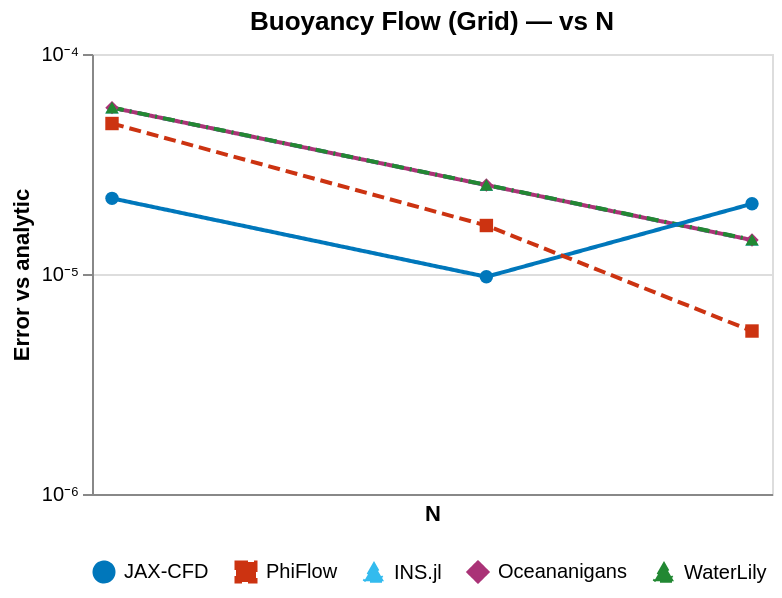

Write the Vega-Lite specification saved for this chart.
### Vega-Lite specification from a JSON file in a GitHub repository (floating-point values rounded to 4 significant figures)
{"config": {"view": {"continuousWidth": 300, "continuousHeight": 300}}, "layer": [{"mark": {"type": "line", "strokeWidth": 2}, "encoding": {"color": {"field": "solver", "legend": {"columns": 6, "direction": "horizontal", "orient": "bottom", "title": null}, "scale": {"domain": ["JAX-CFD", "PhiFlow", "INS.jl", "Oceananigans", "WaterLily"], "range": ["#0077BB", "#CC3311", "#33BBEE", "#AA3377", "#228833"]}, "sort": ["JAX-CFD", "PhiFlow", "INS.jl", "Oceananigans", "WaterLily"], "type": "nominal"}, "opacity": {"condition": {"param": "param_a00d736934838374", "value": 1.0}, "value": 0.12}, "strokeDash": {"field": "solver", "legend": null, "scale": {"domain": ["JAX-CFD", "PhiFlow", "INS.jl", "Oceananigans", "WaterLily"], "range": [[1, 0], [6, 3], [6, 3, 1, 3], [1, 0], [6, 3, 1, 3]]}, "type": "nominal"}, "tooltip": [{"field": "solver", "type": "nominal"}, {"field": "x", "format": ".4g", "title": "N", "type": "quantitative"}, {"field": "value", "format": ".4e", "title": "error", "type": "quantitative"}], "x": {"axis": {"labelExpr": "datum.value == 1e-16 ? '10⁻¹⁶' : datum.value == 1e-15 ? '10⁻¹⁵' : datum.value == 1e-14 ? '10⁻¹⁴' : datum.value == 1e-13 ? '10⁻¹³' : datum.value == 1e-12 ? '10⁻¹²' : datum.value == 1e-11 ? '10⁻¹¹' : datum.value == 1e-10 ? '10⁻¹⁰' : datum.value == 1e-09 ? '10⁻⁹' : datum.value == 1e-08 ? '10⁻⁸' : datum.value == 1e-07 ? '10⁻⁷' : datum.value == 1e-06 ? '10⁻⁶' : datum.value == 1e-05 ? '10⁻⁵' : datum.value == 0.0001 ? '10⁻⁴' : datum.value == 0.001 ? '10⁻³' : datum.value == 0.01 ? '10⁻²' : datum.value == 0.1 ? '10⁻¹' : datum.value == 1.0 ? '10⁰' : datum.value == 10.0 ? '10¹' : datum.value == 100.0 ? '10²' : datum.value == 1000.0 ? '10³' : datum.value == 10000.0 ? '10⁴' : datum.value == 100000.0 ? '10⁵' : datum.value == 1000000.0 ? '10⁶' : datum.value == 10000000.0 ? '10⁷' : datum.value == 100000000.0 ? '10⁸' : ''", "title": "N", "values": [1e-16, 1e-15, 1e-14, 1e-13, 1e-12, 1e-11, 1e-10, 1e-09, 1e-08, 1e-07, 1e-06, 1e-05, 0.0001, 0.001, 0.01, 0.1, 1.0, 10.0, 100.0, 1000.0, 10000.0, 100000.0, 1000000.0, 10000000.0, 100000000.0]}, "field": "x", "scale": {"nice": false, "padding": 10, "type": "log"}, "type": "quantitative"}, "y": {"axis": {"labelExpr": "datum.value == 1e-16 ? '10⁻¹⁶' : datum.value == 1e-15 ? '10⁻¹⁵' : datum.value == 1e-14 ? '10⁻¹⁴' : datum.value == 1e-13 ? '10⁻¹³' : datum.value == 1e-12 ? '10⁻¹²' : datum.value == 1e-11 ? '10⁻¹¹' : datum.value == 1e-10 ? '10⁻¹⁰' : datum.value == 1e-09 ? '10⁻⁹' : datum.value == 1e-08 ? '10⁻⁸' : datum.value == 1e-07 ? '10⁻⁷' : datum.value == 1e-06 ? '10⁻⁶' : datum.value == 1e-05 ? '10⁻⁵' : datum.value == 0.0001 ? '10⁻⁴' : datum.value == 0.001 ? '10⁻³' : datum.value == 0.01 ? '10⁻²' : datum.value == 0.1 ? '10⁻¹' : datum.value == 1.0 ? '10⁰' : datum.value == 10.0 ? '10¹' : datum.value == 100.0 ? '10²' : datum.value == 1000.0 ? '10³' : datum.value == 10000.0 ? '10⁴' : datum.value == 100000.0 ? '10⁵' : datum.value == 1000000.0 ? '10⁶' : datum.value == 10000000.0 ? '10⁷' : datum.value == 100000000.0 ? '10⁸' : ''", "title": "Error vs analytic", "values": [1e-16, 1e-15, 1e-14, 1e-13, 1e-12, 1e-11, 1e-10, 1e-09, 1e-08, 1e-07, 1e-06, 1e-05, 0.0001, 0.001, 0.01, 0.1, 1.0, 10.0, 100.0, 1000.0, 10000.0, 100000.0, 1000000.0, 10000000.0, 100000000.0]}, "field": "value", "scale": {"type": "log"}, "type": "quantitative"}}, "name": "view_43d7167f9bb43f33_0"}, {"mark": {"type": "point", "filled": true, "size": 45}, "encoding": {"color": {"field": "solver", "legend": {"columns": 6, "direction": "horizontal", "orient": "bottom", "title": null}, "scale": {"domain": ["JAX-CFD", "PhiFlow", "INS.jl", "Oceananigans", "WaterLily"], "range": ["#0077BB", "#CC3311", "#33BBEE", "#AA3377", "#228833"]}, "sort": ["JAX-CFD", "PhiFlow", "INS.jl", "Oceananigans", "WaterLily"], "type": "nominal"}, "opacity": {"condition": {"param": "param_a00d736934838374", "value": 1.0}, "value": 0.12}, "shape": {"field": "solver", "legend": null, "scale": {"domain": ["JAX-CFD", "PhiFlow", "INS.jl", "Oceananigans", "WaterLily"], "range": ["circle", "square", "triangle-up", "diamond", "triangle-up"]}, "type": "nominal"}, "tooltip": [{"field": "solver", "type": "nominal"}, {"field": "x", "format": ".4g", "title": "N", "type": "quantitative"}, {"field": "value", "format": ".4e", "title": "error", "type": "quantitative"}], "x": {"axis": {"labelExpr": "datum.value == 1e-16 ? '10⁻¹⁶' : datum.value == 1e-15 ? '10⁻¹⁵' : datum.value == 1e-14 ? '10⁻¹⁴' : datum.value == 1e-13 ? '10⁻¹³' : datum.value == 1e-12 ? '10⁻¹²' : datum.value == 1e-11 ? '10⁻¹¹' : datum.value == 1e-10 ? '10⁻¹⁰' : datum.value == 1e-09 ? '10⁻⁹' : datum.value == 1e-08 ? '10⁻⁸' : datum.value == 1e-07 ? '10⁻⁷' : datum.value == 1e-06 ? '10⁻⁶' : datum.value == 1e-05 ? '10⁻⁵' : datum.value == 0.0001 ? '10⁻⁴' : datum.value == 0.001 ? '10⁻³' : datum.value == 0.01 ? '10⁻²' : datum.value == 0.1 ? '10⁻¹' : datum.value == 1.0 ? '10⁰' : datum.value == 10.0 ? '10¹' : datum.value == 100.0 ? '10²' : datum.value == 1000.0 ? '10³' : datum.value == 10000.0 ? '10⁴' : datum.value == 100000.0 ? '10⁵' : datum.value == 1000000.0 ? '10⁶' : datum.value == 10000000.0 ? '10⁷' : datum.value == 100000000.0 ? '10⁸' : ''", "title": "N", "values": [1e-16, 1e-15, 1e-14, 1e-13, 1e-12, 1e-11, 1e-10, 1e-09, 1e-08, 1e-07, 1e-06, 1e-05, 0.0001, 0.001, 0.01, 0.1, 1.0, 10.0, 100.0, 1000.0, 10000.0, 100000.0, 1000000.0, 10000000.0, 100000000.0]}, "field": "x", "scale": {"nice": false, "padding": 10, "type": "log"}, "type": "quantitative"}, "y": {"axis": {"labelExpr": "datum.value == 1e-16 ? '10⁻¹⁶' : datum.value == 1e-15 ? '10⁻¹⁵' : datum.value == 1e-14 ? '10⁻¹⁴' : datum.value == 1e-13 ? '10⁻¹³' : datum.value == 1e-12 ? '10⁻¹²' : datum.value == 1e-11 ? '10⁻¹¹' : datum.value == 1e-10 ? '10⁻¹⁰' : datum.value == 1e-09 ? '10⁻⁹' : datum.value == 1e-08 ? '10⁻⁸' : datum.value == 1e-07 ? '10⁻⁷' : datum.value == 1e-06 ? '10⁻⁶' : datum.value == 1e-05 ? '10⁻⁵' : datum.value == 0.0001 ? '10⁻⁴' : datum.value == 0.001 ? '10⁻³' : datum.value == 0.01 ? '10⁻²' : datum.value == 0.1 ? '10⁻¹' : datum.value == 1.0 ? '10⁰' : datum.value == 10.0 ? '10¹' : datum.value == 100.0 ? '10²' : datum.value == 1000.0 ? '10³' : datum.value == 10000.0 ? '10⁴' : datum.value == 100000.0 ? '10⁵' : datum.value == 1000000.0 ? '10⁶' : datum.value == 10000000.0 ? '10⁷' : datum.value == 100000000.0 ? '10⁸' : ''", "title": "Error vs analytic", "values": [1e-16, 1e-15, 1e-14, 1e-13, 1e-12, 1e-11, 1e-10, 1e-09, 1e-08, 1e-07, 1e-06, 1e-05, 0.0001, 0.001, 0.01, 0.1, 1.0, 10.0, 100.0, 1000.0, 10000.0, 100000.0, 1000000.0, 10000000.0, 100000000.0]}, "field": "value", "scale": {"type": "log"}, "type": "quantitative"}}}], "data": {"name": "data-eac1148697f64d436d04a1d0c4f41101"}, "height": 220, "params": [{"name": "param_a00d736934838374", "select": {"type": "point", "fields": ["solver"]}, "bind": "legend", "views": ["view_43d7167f9bb43f33_0"]}], "title": "Buoyancy Flow (Grid) — vs N", "width": 340, "$schema": "https://vega.github.io/schema/vega-lite/v6.4.1.json", "datasets": {"data-eac1148697f64d436d04a1d0c4f41101": [{"solver": "INS.jl", "x": 16.0, "value": 5.703e-05}, {"solver": "Oceananigans", "x": 16.0, "value": 5.703e-05}, {"solver": "WaterLily", "x": 16.0, "value": 5.708e-05}, {"solver": "JAX-CFD", "x": 16.0, "value": 2.207e-05}, {"solver": "PhiFlow", "x": 16.0, "value": 4.831e-05}, {"solver": "INS.jl", "x": 24.0, "value": 2.536e-05}, {"solver": "Oceananigans", "x": 24.0, "value": 2.536e-05}, {"solver": "WaterLily", "x": 24.0, "value": 2.541e-05}, {"solver": "JAX-CFD", "x": 24.0, "value": 9.713e-06}, {"solver": "PhiFlow", "x": 24.0, "value": 1.661e-05}, {"solver": "INS.jl", "x": 32.0, "value": 1.427e-05}, {"solver": "Oceananigans", "x": 32.0, "value": 1.427e-05}, {"solver": "WaterLily", "x": 32.0, "value": 1.431e-05}, {"solver": "JAX-CFD", "x": 32.0, "value": 2.085e-05}, {"solver": "PhiFlow", "x": 32.0, "value": 5.506e-06}]}, "usermeta": {"renderer": "svg"}}
